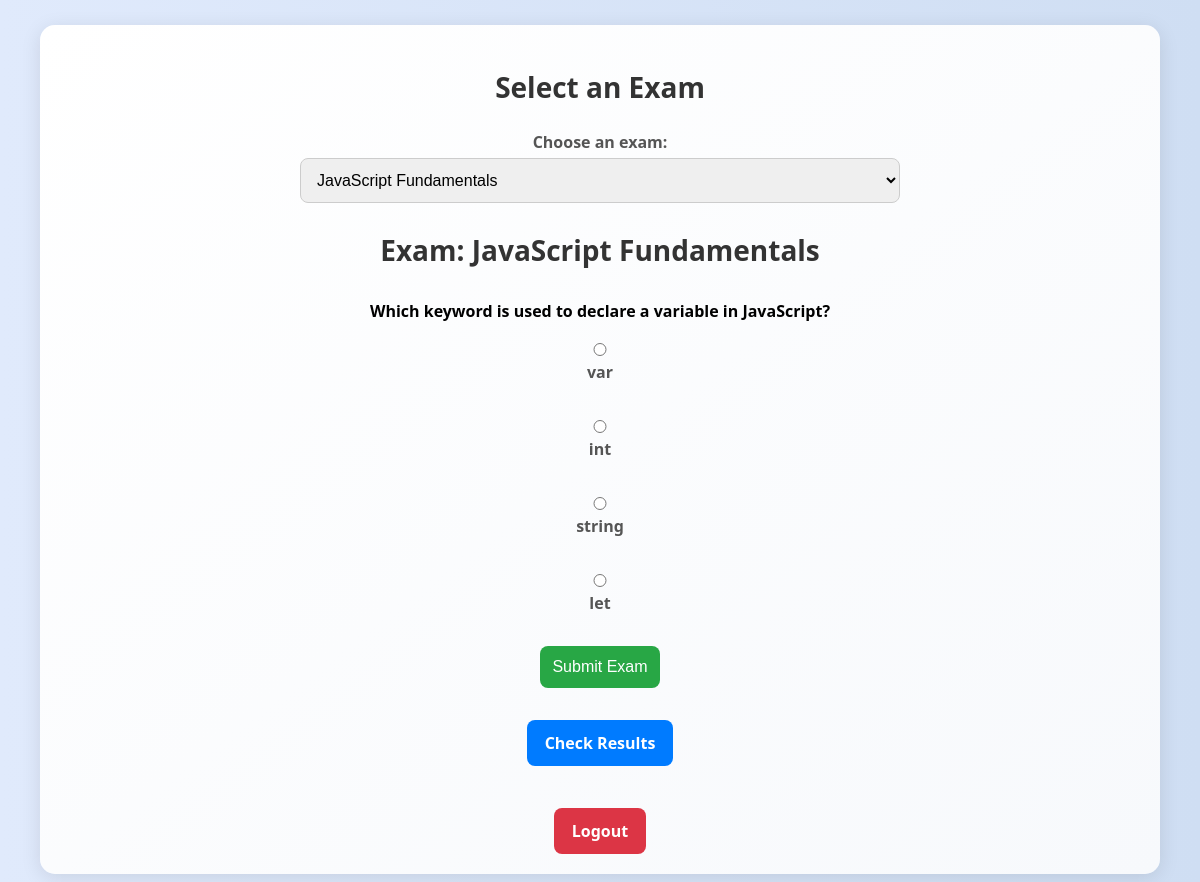
Page /exams/take_exam.php?exam_id=2 (signed in) on the committed database.
### tables this page shows
CREATE TABLE exams (
    id INT AUTO_INCREMENT PRIMARY KEY,
    title VARCHAR(255) NOT NULL,
    description TEXT,
    total_marks INT NOT NULL,
    created_at TIMESTAMP DEFAULT CURRENT_TIMESTAMP
);

CREATE TABLE questions (
    id INT AUTO_INCREMENT PRIMARY KEY,
    exam_id INT NOT NULL,
    question_text TEXT NOT NULL,
    option_a VARCHAR(255) NOT NULL,
    option_b VARCHAR(255) NOT NULL,
    option_c VARCHAR(255) NOT NULL,
    option_d VARCHAR(255) NOT NULL,
    correct_option ENUM('A', 'B', 'C', 'D') NOT NULL,
    FOREIGN KEY (exam_id) REFERENCES exams(id) ON DELETE CASCADE
);

### exams/take_exam.php (the view, shortened to what this page needs)
<?php
require '../includes/db.php';
$exam_query = "SELECT id, title FROM exams";
$exam_result = $conn->query($exam_query);
$selected_exam_id = isset($_GET['exam_id']) ? intval($_GET['exam_id']) : null;
$questions = null;
if ($selected_exam_id) {
    $question_query = "SELECT id, question_text, option_a, option_b, option_c, option_d FROM questions WHERE exam_id = ?";
    $stmt = $conn->prepare($question_query);
    $stmt->bind_param("i", $selected_exam_id);
    $stmt->execute();
    $questions = $stmt->get_result();
}
$exam_title = "";
if ($selected_exam_id) {
    $exam_title_query = "SELECT title FROM exams WHERE id = ?";
    $stmt_title = $conn->prepare($exam_title_query);
    $stmt_title->bind_param("i", $selected_exam_id);
    $stmt_title->execute();
    $title_result = $stmt_title->get_result();
    $exam_title_row = $title_result->fetch_assoc();
    $exam_title = $exam_title_row['title'] ?? 'Unknown Exam';
}
?>
<!DOCTYPE html>
<html lang="en">
<head>
    <link rel="stylesheet" href="../assets/css/style.css">
</head>
<body>
    <div class="container">
        <h2>Select an Exam</h2>
        <form method="GET">
            <label for="exam_id">Choose an exam:</label>
            <select name="exam_id" id="exam_id" onchange="this.form.submit()">
                <?php while ($row = $exam_result->fetch_assoc()): ?>
                    <option value="<?php echo $row['id']; ?>" <?php echo ($selected_exam_id == $row['id']) ? 'selected' : ''; ?>>
                        <?php echo htmlspecialchars($row['title']); ?>
                    </option>
                <?php endwhile; ?>
            </select>
        </form>
        <?php if ($selected_exam_id && $questions && $questions->num_rows > 0): ?>
            <h2>Exam: <?php echo htmlspecialchars($exam_title); ?></h2>
            <form action="submit_exam.php" method="POST">
                <?php while ($row = $questions->fetch_assoc()): ?>
                    <div class="question-box">
                        <p><strong><?php echo htmlspecialchars($row['question_text']); ?></strong></p>
                        <label><input type="radio" name="answer[<?php echo $row['id']; ?>]" value="A"> <?php echo htmlspecialchars($row['option_a']); ?></label><br>
                        <label><input type="radio" name="answer[<?php echo $row['id']; ?>]" value="B"> <?php echo htmlspecialchars($row['option_b']); ?></label><br>
                        <label><input type="radio" name="answer[<?php echo $row['id']; ?>]" value="C"> <?php echo htmlspecialchars($row['option_c']); ?></label><br>
                        <label><input type="radio" name="answer[<?php echo $row['id']; ?>]" value="D"> <?php echo htmlspecialchars($row['option_d']); ?></label><br>
                    </div>
                <?php endwhile; ?>
                <button type="submit">Submit Exam</button>
            </form>
            <br>
            <a href="view_results.php?exam_id=<?php echo $selected_exam_id; ?>">Check Results</a>
        <?php elseif ($selected_exam_id): ?>
            <p>No questions found for this exam.</p>
        <?php endif; ?>
        <br>
        <a href="../auth/logout.php" class="logout-btn">Logout</a>
    </div>
</body>
</html>

### assets/css/style.css (style rules this page uses)
body { font-family: 'Segoe UI', Tahoma, Geneva, Verdana, sans-serif; background: linear-gradient(to right, #e0eafc, #cfdef3); margin: 0; padding: 0; display: flex; justify-content: center; align-items: center; height: 100vh; }
.container { width: 90%; max-width: 1200px; height: 90vh; background: linear-gradient(to bottom right, #ffffff, #f7f9fc); padding: 20px; border-radius: 15px; box-shadow: 0px 4px 20px rgba(0, 0, 0, 0.1); overflow-y: auto; display: flex; flex-direction: column; align-items: center; justify-content: flex-start; text-align: center; }
h1, h2 { font-size: 28px; color: #333; margin-bottom: 15px; }
a { display: inline-block; text-decoration: none; padding: 12px 18px; margin: 10px; border-radius: 8px; background-color: #007BFF; color: white; font-weight: bold; transition: background-color 0.3s, transform 0.2s; }
form { display: flex; flex-direction: column; align-items: center; width: 100%; max-width: 600px; }
label { display: block; margin-top: 10px; font-weight: bold; color: #555; }
input, select, textarea { width: 100%; padding: 12px; margin: 5px 0; border: 1px solid #ccc; border-radius: 8px; font-size: 16px; transition: border-color 0.3s; }
button { background-color: #28a745; color: white; padding: 12px; border: none; border-radius: 8px; cursor: pointer; font-size: 16px; margin-top: 10px; transition: background-color 0.3s, transform 0.2s; }
.logout-btn { background-color: #dc3545; }

### rows in the picture
exams: title "JavaScript Fundamentals"
questions: question_text "Which keyword is used to declare a variable in JavaScript?", option_a "var", option_b "int", option_c "string", option_d "let"

### other values in the picture
form field exam_id "JavaScript Fundamentals"
